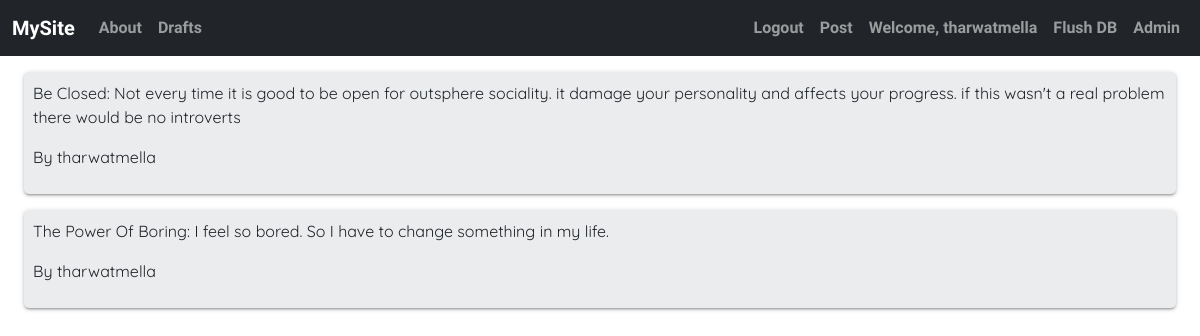
The app's page /draft (signed in) with its own data.
### basic_app/models.py (models this page shows, shortened)
class Post(models.Model):
    author = models.ForeignKey("auth.User", on_delete=models.CASCADE)
    title = models.CharField(max_length=30)
    text = models.TextField()
    is_Published = models.BooleanField(default=False)
    creation_date = models.DateTimeField(
        default=timezone.now,
    )
    publication_date = models.DateTimeField(null=True, blank=True)

### basic_app/views.py (the view)
# urls.py: path("draft", DraftList.as_view(), name="drafts"),
class DraftList(LoginRequiredMixin, ListView):
    login_url = "/login/"
    redirect_field_name = "next"
    model = Post
    extra_context = {"isDrafts": True}
    def get_queryset(self):
        return Post.objects.filter(
            is_Published=False, author=self.request.user
        ).order_by("-creation_date")
    context_object_name = "posts"

### basic_app/templates/basic_app/post_list.html (shortened to what this page needs)
{% extends "basic_app/base.html" %}
{%block body%}
<div class="">
    {% for post in posts %}
    <div class="post mt-3 ">
        <a class="text-decoration-none text-reset" href={%url 'blog:detail' post.pk%}>
            <p class>{{post.title}}:
                {{post.text|safe}}
            </p>
            <div>
                <p>By {{post.author}}</p>
            </div>
        </a>
    </div>
    {% endfor %}
</div>
{%endblock%}

### basic_app/templates/basic_app/base.html (shortened to what this page needs)
<!DOCTYPE html>
{%load static%}
<html lang="en">
<head>
    <link href="https://cdn.jsdelivr.net/npm/bootstrap@5.3.8/dist/css/bootstrap.min.css" rel="stylesheet"
>
    <link rel="stylesheet" href="//cdn.jsdelivr.net/npm/medium-editor@latest/dist/css/medium-editor.min.css"
        type="text/css" media="screen" charset="utf-8">
    <link rel="stylesheet" href="{% static 'css/blog.css'%}">
</head>
<body class="">
    <nav class="navbar navbar-expand-md navbar-dark bg-dark fonted">
        <div class="container-fluid">
            <a class="rainbow-text navbar-brand" href={%url "blog:list" %}>MySite</a>
            <div class="collapse navbar-collapse " id="mainNavbar">
                <ul class="navbar-nav me-auto mb-2 mb-lg-0">
                    <li class="nav-item">
                        <a class="nav-link" href={%url 'blog:about' %}>About</a>
                    </li>
                    <li class="nav-item">
                        <a class="nav-link" href={%url 'blog:drafts' %}>Drafts</a>
                    </li>
                </ul>
                <ul class="navbar-nav">
                    {%if user.is_authenticated%}
                    <form class="d-flex" method="post" action={%url 'logout' %}>
                        <li class="nav-item">
                            <button class="nav-link" type="submit">Logout</button>
                        </li>
                    <li class="nav-item">
                        <a class="nav-link" href={%url 'blog:createPost' %}>Post</a>
                    </li>
                    <li class="nav-item">
                        <a class="nav-link">Welcome, {{user}}</a>
                    </li>
                    {% else %}
                    <li class="nav-item">
                        <a class="nav-link" href={%url 'login' %}>Login</a>
                    </li>
                    {%endif%}
                    {%if user.is_superuser%}
                    <li class="nav-item">
                        <a class="nav-link" href={%url 'blog:about' %}>Flush DB</a>
                    </li>
                    <li class="nav-item">
                        <a class="nav-link" href={%url 'admin:index' %}>Admin</a>
                    </li>
                    {%endif%}
                </ul>
            </div>
        </div>
    </nav>
    <div class="container-fluid px-4">
        {%block body%}
        {%endblock%}
    </div>
</body>
</html>

### basic_app/static/css/blog.css (style rules this page uses)
.fonted { font-family: "Tektur", sans-serif; font-optical-sizing: auto; font-weight: 900; font-style: normal; font-variation-settings: "wdth" 75; }
.post { background-color: rgb(235, 236, 238); border-radius: 5px; box-shadow: 0 2px 2px 0 rgba(0, 0, 0, 0.14), 0 3px 1px -2px rgba(0, 0, 0, 0.12), 0 1px 5px 0 rgba(0, 0, 0, 0.2); padding: 9px; font-family: "Quicksand", system-ui; font-weight: 400; }
.rainbow-text { animation-name: rainbow; animation-duration: 2000ms; animation-iteration-count: infinite; animation-direction: alternate; }

### records on screen
Post: title "Be Closed", text "Not every time it is good to be open for outsphere sociality. it damage your personality and affects your progress. if this wasn't a real problem there would be no introverts", author "tharwatmella"
Post: title "The Power Of Boring", text "I feel so bored. So I have to change something in my life.", author "tharwatmella"

### other values on screen
{{ user }} "tharwatmella"
